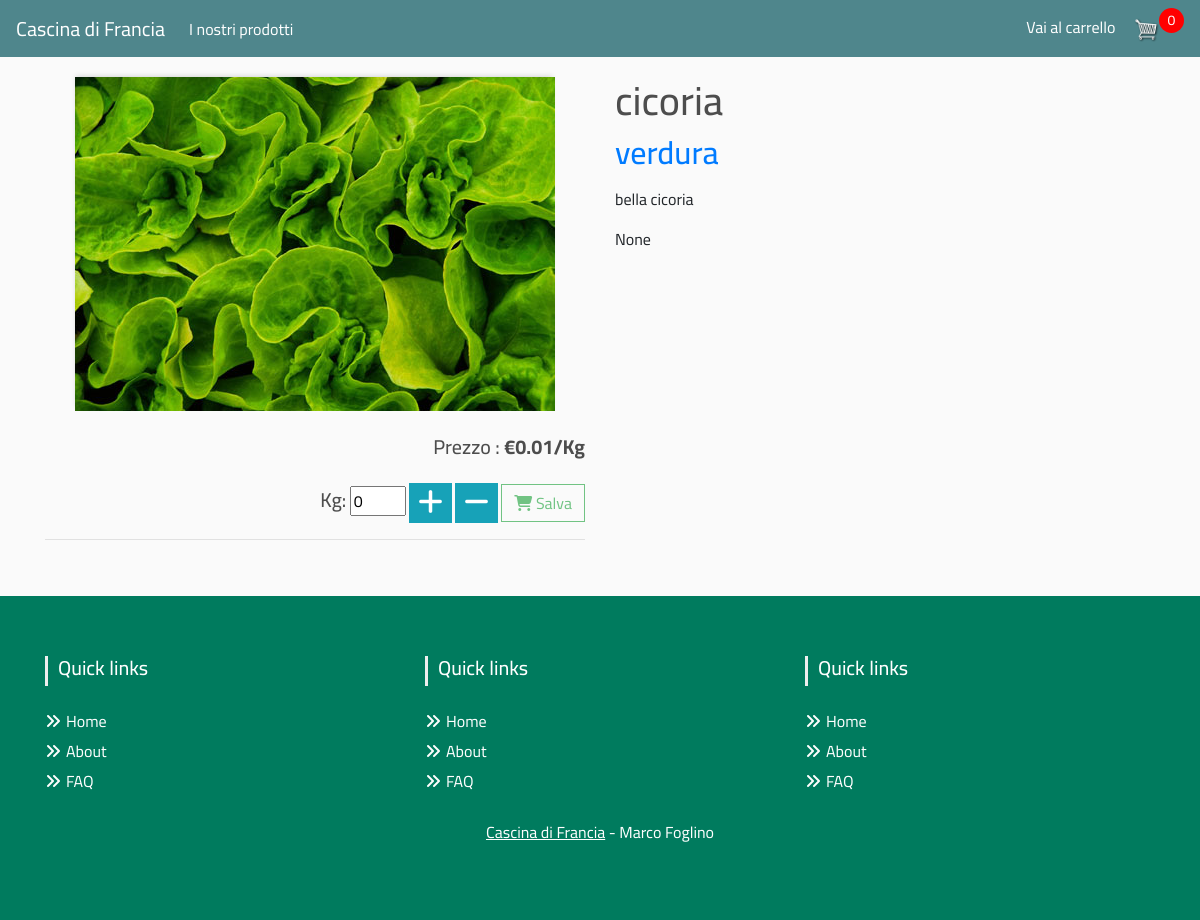
The page /1/cicoria/?next=/ on the database its author committed.
### store/models.py (models this page shows, shortened)
class Prodotti (models.Model):
	categoria=models.ForeignKey(Categoria,on_delete=models.CASCADE,related_name='prodotti')
	produttore=models.CharField(max_length=30)
	nome_prodotto=models.CharField(max_length=30, db_index=True)
	slug=models.SlugField(max_length=200, db_index=True)
	descrizione_prodotto=models.CharField(max_length=100)
	prezzo_quantità=models.DecimalField(max_digits=7, decimal_places=2)
	prezzo_pezzi=models.DecimalField(max_digits=7, decimal_places=2)
	informazioni=models.CharField(max_length=300, null=True, blank=True)
	immagine=models.ImageField(null=True, blank=True)
	flag_pezzi=models.BooleanField(default=False,null=True, blank=True)
	unità_quantità=models.DecimalField(max_digits=7, decimal_places=2)
	unità_misura=models.CharField(max_length=10)
	disponibile=models.BooleanField(default=True)
	class Meta:
		ordering=('nome_prodotto',)
		index_together=(('id','slug'),)
		verbose_name="Prodotti"
		verbose_name_plural="Prodotti"
	@property
	def imageURL(self):
		try:
			url = self.immagine.url
		except:
			url = ''
		return url

class Categoria(models.Model):
	categoria = models.CharField(max_length=30, db_index=True)
	slug=models.SlugField(max_length=200, unique=True)
	def __str__(self):
		return self.categoria
	class Meta:
		ordering=('categoria',)
		verbose_name="Categoria"
		verbose_name_plural="Categorie"
	def get_absolute_url(self):
		return reverse('store:product_list_by_category', args=[self.slug])

### store/views.py (the view)
# urls.py: path('<int:id>/<slug:slug>/', views.product_detail,name='product_detail'),
def product_detail(request, id, slug):
    cart = Cart(request)
    product=get_object_or_404(Prodotti,
                            id=id,
                            slug=slug,
                            disponibile=True)
    q_ini=0
    q_ini_pz=0
    for item in cart:
        if item['product']==product:
            q_ini=item['quantity']
            q_ini_pz=item['quantity_pz']
    cart_product_form=CartAddProductForm(initial={'quantity': str(q_ini),'override': True})
    cart_product_form_pz=CartAddProductForm_pz(initial={'quantity': str(q_ini_pz),'override': True})
    return render(request,'store/detail.html',
                {'product':product,
                'cart_product_form':cart_product_form,
                'cart_product_form_pz':cart_product_form_pz,
                'cart': cart})

### cart/forms.py
class CartAddProductForm(forms.Form):
    quantity = forms.CharField(widget= forms.NumberInput(attrs={'id':'number','step': 0.1, 'style':'max-width:56px;'})
                                , label=""
                                )
    override = forms.BooleanField(required=False,
                                  initial=False,
                                  widget=forms.HiddenInput)

class CartAddProductForm_pz(forms.Form):
    quantity = forms.CharField(widget= forms.NumberInput(attrs={'id':'number_pz','style':'max-width:56px;'})
                                , label=""
                                )
    override = forms.BooleanField(required=False,
                                  initial=False,
                                  widget=forms.HiddenInput)

### cart/cart.py (called while the page is built)
    def __iter__(self):
        product_ids = self.cart.keys()
        products = Prodotti.objects.filter(id__in=product_ids)
        cart = self.cart.copy()
        for product in products:
            cart[str(product.id)]['product'] = product
        for item in cart.values():
            item['price'] = Decimal(item['price'])
            item['total_price'] = Decimal( str( round( float(item['price']) * float(item['quantity']),2 ) ))
            print('tot di riga')
            print(item['total_price'])
            yield item

    def __len__(self):
        b=0
        for item in self.cart.values():
            b=b+1
        return b

### cart/context_processors.py (called while the page is built)
def cart(request):
    return {'cart': Cart(request)}

### store/templates/store/detail.html (shortened to what this page needs)
{% extends "store/base.html" %}
{% load static %}
{% load l10n %}
{% block content %}
<div class="product-detail">
  <div class="row">
    <div class="col-lg-6">
      <img class="img-detail" src="{% if product.immagine %}{% static product.imageURL %}{% else %} {% static "images/no_image.png" %}{% endif %}">
      <h5  class="text-right my-4">
        Prezzo :
        <strong>€{{product.prezzo_quantità|floatformat:2}}/{{product.unità_misura}}</strong>
      </h5>
      <form action="{% url "cart:cart_add" product.id %}" method="POST" class="text-right">
        <h5 class="my-4" style="display:inline;" >{{product.unità_misura}}:</h5>
        {{cart_product_form}}
        <span class="btn btn-sm btn-info incrementa">
            <span  style="font-size: 2em; color: white;" class="fas fa-plus"></span>
        </span>
        <span class="btn btn-sm btn-info decrementa">
          <span style="font-size: 2em; color: white;" class="fas fa-minus"></span>
        </span>
        <button type="submit" class="btn btn-outline-success" name="next" value="{{ request.GET.next }}" id="salva_q"> <i class="fas fa-shopping-cart"></i> Salva</button>
      </form>
      <hr>
    </div>
    <div class="col-lg-6">
      <h1>{{ product.nome_prodotto }}</h1>
      <h2>
        <a href="{{ product.categoria.get_absolute_url }}">
          {{ product.categoria }}
        </a>
      </h2>
      <p> {{ product.descrizione_prodotto|linebreaks }}</p>
      <p>{{ product.informazioni|linebreaks }}</p>
    </div>
  </div>
</div>
{% endblock %}

### static/css/main.css (style rules this page uses)
body { background-color: hsl(0, 0%, 98%); font-family: Cairo; }
h1,h2,h3,h4,h5,h6 { color:hsl(0, 0%, 30%); }
.img-detail { display: block; margin-left: auto; margin-right: auto; max-width:600px; max-height:400px; width: auto; height: auto; -webkit-box-shadow: -1px -3px 5px -2px rgba(214,214,214,1); -moz-box-shadow: -1px -3px 5px -2px rgba(214,214,214,1); box-shadow: -1px -3px 5px -2px rgba(214,214,214,1); }
.col-lg-4, .col-lg-6, .col-lg-8, .col-lg-12 { margin-top: 10px; }
.btn { border-radius: 0; }

### rows shown on the page
Prodotti: immagine (picture), prezzo_quantità "0.01", unità_misura "Kg", nome_prodotto "cicoria", categoria "verdura", descrizione_prodotto "bella cicoria", informazioni "None"

### other values the page prints
{{ cart|length }} "0"
